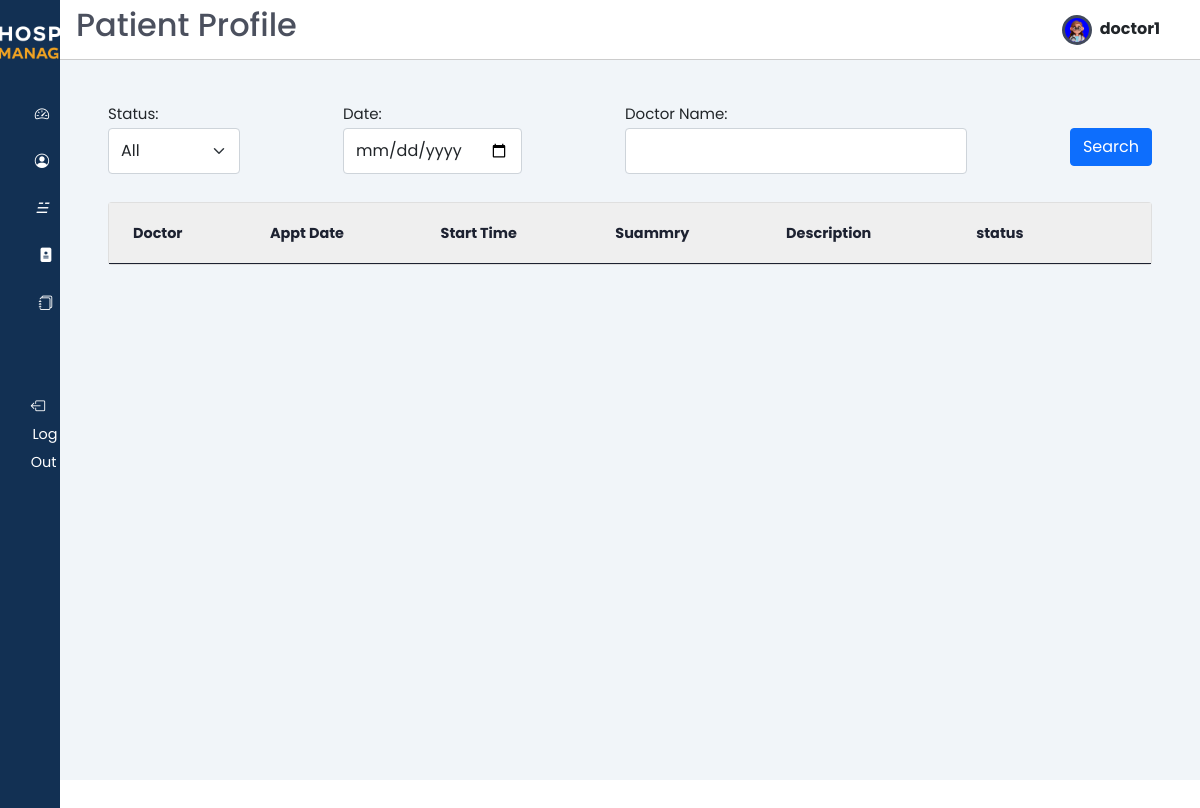
Screenshot of /my_appointments/ (signed in) with the database file from the repository.
### users/models.py (models this page shows, shortened)
class Users(AbstractUser):
    email = models.CharField(max_length=50,unique=True)
    username = models.CharField(max_length=50, unique=True)
    password = models.CharField(max_length=200)
    first_name = models.CharField(max_length=50)
    last_name = models.CharField(max_length=50)
    gender_choices = (("Male", "Male"), ("Female", "Female"))
    gender = models.CharField(max_length=10, choices=gender_choices, default="not_known")
    birthday = models.DateField(null=True, blank=True)
    is_doctor = models.BooleanField(default=False)
    profile_avatar = models.ImageField(upload_to="users/profiles", blank=True, default="doctor/profiles/download.png")
    id_address = models.ForeignKey(Address, on_delete=models.CASCADE, null=True)
    class Meta:
      verbose_name = "User"
      verbose_name_plural = "Users"

### patients/views.py (the view)
# urls.py: path('my_appointments/', my_appointments, name='my_appointments'),
@login_required(login_url='/login')
def my_appointments(request):
  app = Appointment.objects.filter(patient__user = request.user)
  filter_status = request.GET.get('filter_status')
  filter_date = request.GET.get('filter_date')
  filter_doctor_name = request.GET.get('filter_doctor_name')
  if filter_status and filter_status != 'All':
    app = app.filter(status__status=filter_status)
  if filter_date:
    app = app.filter(start_date=filter_date)
  if filter_doctor_name:
    app = app.filter(doctor__user__first_name__icontains=filter_doctor_name)
  return render(request, "patients/my_appointments.html", {
    'appointments': app,
    'filter_status': filter_status,
    'filter_date': filter_date,
    'filter_doctor_name': filter_doctor_name
  })

### templates/patients/my_appointments.html (shortened to what this page needs)
{% extends 'patients/base.html' %}
{% load static %}
{% block page_title %} Patient Profile {% endblock page_title %}
{% block content %}
<main>
    <section class="recent">
        <div class="filter-section my-2">
            <form method="get" class="d-md-flex justify-content-between align-items-center text-dark">
                <div class="form-group mr-3">
                    <label for="filter_status" class="mr-2">Status:</label>
                    <select name="filter_status" id="filter_status" class="form-control form-select">
                        <option value="" {% if not filter_status or filter_status == 'All' %}selected{% endif %}>All</option>
                    </select>
                </div>
                <div class="form-group mr-3">
                    <label for="filter_date" class="mr-2">Date:</label>
                    <input type="date" name="filter_date" id="filter_date" class="form-control" value="{{ filter_date }}">
                </div>
                <div class="form-group mr-3">
                    <label for="filter_doctor_name" class="mr-2">Doctor Name:</label>
                    <input type="text" name="filter_doctor_name" id="filter_doctor_name" class="form-control" value="{% if filter_doctor_name is not None %}{{ filter_doctor_name }}{% endif %}">
                </div>
                <button type="submit" class="btn btn-primary">Search</button>
            </form>
        </div>
        <div class="table-div">
            <div class="table-card">
                <div class="tab-content pt-0">
                    <div id="pat_appointments" class="tab-pane fade show active">
                        <div class="card card-table mb-0">
                            <div class="card-body">
                                <div class="table-responsive">
                                    <table class="table table-hover table-center mb-0">
                                        <thead>
                                            <tr>
                                                <th>Doctor</th>
                                                <th>Appt Date</th>
                                                <th>Start Time</th>
                                                <th>Suammry</th>
                                                <th>Description</th>
                                                <th>status</th>
                                                <th></th>
                                            </tr>
                                        </thead>
                                    </table>
                                </div>
                            </div>
                        </div>
                    </div>
                </div>
            </div>
        </div>
    </section>
</main>
{% endblock %}

### templates/patients/base.html (shortened to what this page needs)
{% load static %}
<!DOCTYPE HTML>
<html lang="en">
<head>
  <link  href="{% static 'css/style-appointments.css' %}" rel="stylesheet">
  <link href="{% static 'css/bootstrap.min.css' %}" rel="stylesheet"/>
  <link href="{% static 'css/base-style.css' %}" rel="stylesheet"/>
  <link rel="stylesheet" href="https://cdn.jsdelivr.net/gh/lykmapipo/themify-icons@0.1.2/css/themify-icons.css">
  <link  href="{% static 'css/style.css' %}" rel="stylesheet">
  <link  href="{% static 'css/bootstrap-icons.css' %}" rel="stylesheet">
  <link  href="{% static 'css/jquery.dataTables.min.css' %}" rel="stylesheet">
  <link  href="{% static 'css/styleblog.css' %}" rel="stylesheet">
  <link  href="{% static 'css/styleblog-responsive.css' %}" rel="stylesheet">
</head>
<body>
  <div class="sidebar">
    <div class="sidebar-header pt-4">
      <div class="text-center my-">
        <img src="{% static 'img/white-logo.png' %}" alt="logo" class="img-fluid" style="max-width: 170px;" />
      </div>
    </div>
    <div class="sidebar-menu">
      <ul>
        <li>
          <a href="{% url 'patient_dashboard' %}">
            <i class="bi bi-speedometer2 me-2"></i>
          </a>
        </li>
        <li>
          <a href="{% url 'patient_profile' %}">
            <i class="bi bi-person-circle me-2"></i>
          </a>
        </li>
        <li>
          <a href="{% url 'patient_blogs' %}">
            <i>&#9777;&nbsp;&nbsp; </i>
          </a>
        </li>
        <li>
          <a href="{% url 'book_appointment' %}">
            <i class="bi bi-file-medical-fill"></i>
          </a>
        </li>
        <li>
          <a href="{% url 'my_appointments' %}">
            <i class="bi bi-journals"></i>
          </a>
        </li>
        <br><br>
        <li>
            <a href="{% url 'logout' %}" class="logout text-dark"data-bs-toggle="tooltip" data-bs-placement="right" title="logout" >
              <i class="bi bi-box-arrow-left me-3"></i>
              <span class="d-none d-md-inline">Log Out</span>
            </a>
        </li>
      </ul>
    </div>
  </div>
  <div class="main-content">
    <header class="d-flex  align-items-center">
      <h2>{% block page_title %}{% endblock page_title %}</h2>
      <a href="{% url 'patient_profile' %}">
        <img src="{{ request.user.profile_avatar.url }}" style="width: 30px; height: 30px; border-radius: 50%; overflow: hidden; background-color: blue; display: inline-block; vertical-align: middle; border: 3px solid #424a5b;">
        <span class="fw-bold fs-6 ms-1 text-dark me-4">{{ request.user.username|safe | truncatechars:"10" }}</span>
      </a>
    </header>
    {% block content %}
    {% endblock content %}
  </body>
</html>

### static/css/base-style.css (style rules this page uses)
:root { --primary-color: #123053; --secondary-color: #EFA323; }
.main-content a { text-decoration: none !important; }

### static/css/style.css (style rules this page uses)
:root { --main-color: #424a5b; --color-dark: #1D2231; --text-grey: #8390A2; --primary-color: #123053; --secondary-color: #EFA323; }
* { font-family: 'Poppins', sans-serif; margin: 0; padding: 0; text-decoration: none; list-style-type: none; box-sizing: border-box; }
.sidebar { height: 100%; width: 240px; position: fixed; left: 0; top: 0; z-index: 100; background: var(--primary-color); color: #fff; overflow-y: auto; transition: width 500ms; }
.sidebar-header { display: flex; justify-content: space-between; align-items: center; height: 60px; padding: 0rem 1rem; }
.sidebar-menu { padding: 0rem; padding-top: 40px; }
.sidebar li { margin-bottom: 1.2rem; font-size: larger; }
.sidebar a { color: #fff !important; text-decoration: none; font-size: .9rem; }
.sidebar a span:last-child { padding-left: .1rem; }
.main-content { position: relative; margin-left: 240px; transition: margin-left 500ms; }
header { position: fixed; left: 240px; top: 0; z-index: 100; width: calc(100% - 240px); background: #fff; height: 60px; padding: 0rem 1rem; display: flex; align-items: center; justify-content: space-between; border-bottom: 1px solid #ccc; transition: left 500ms; }
main { margin-top: 60px; background: #f1f5f9; min-height: 90vh; padding: 1rem 3rem; }
.card-body { padding: 1.3rem 1rem; }
.recent { margin-top: 3rem; margin-bottom: 3rem; }
th, td { font-size: .9rem; padding: 1rem 1rem; color: var(--color-dark); }
.text-center { text-align: center; }
.table-responsive { overflow-x: auto; }
@media only screen and (max-width: 1200px) { .sidebar { width: 60px; z-index: 150; } }
@media only screen and (max-width: 1200px) { .sidebar .sidebar-header h3 span, .sidebar li span:last-child { display: none; } }
@media only screen and (max-width: 1200px) { .sidebar .sidebar-header, .sidebar li { display: flex; justify-content: center; } }
@media only screen and (max-width: 1200px) { .main-content { margin-left: 60px; } }
@media only screen and (max-width: 1200px) { .main-content header { left: 60px; width: calc(100% - 60px); } }
.recent { margin-top: 1.5rem; margin-bottom: 3rem; }
.table-div { display: grid; grid-template-columns: 100% 25%; grid-column-gap: 1.5rem; }
.table-card { background: #fff; border-radius: 7px; }
.table-card table { width: 100%; border-collapse: collapse; }
.table-card thead { background: #efefef; text-align: left; }

### rows the page displays
Users: user.profile_avatar (picture), user.username "doctor1"
